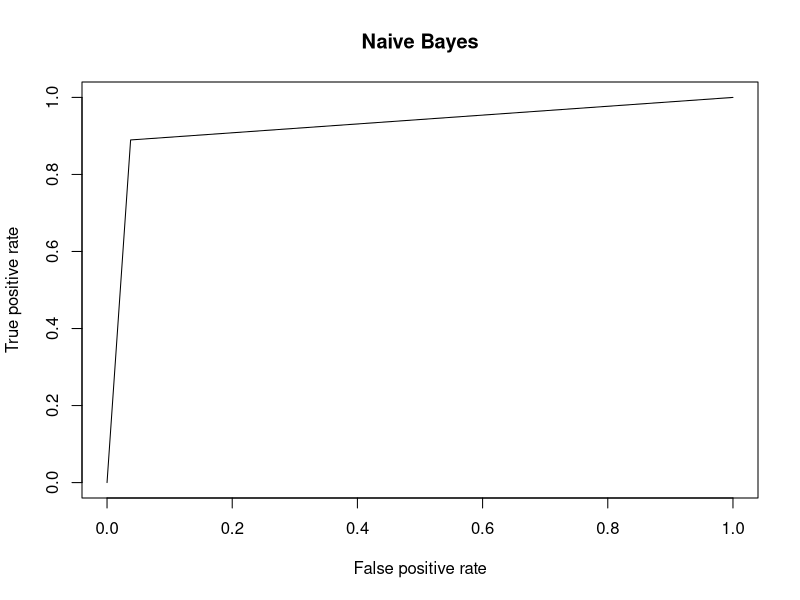
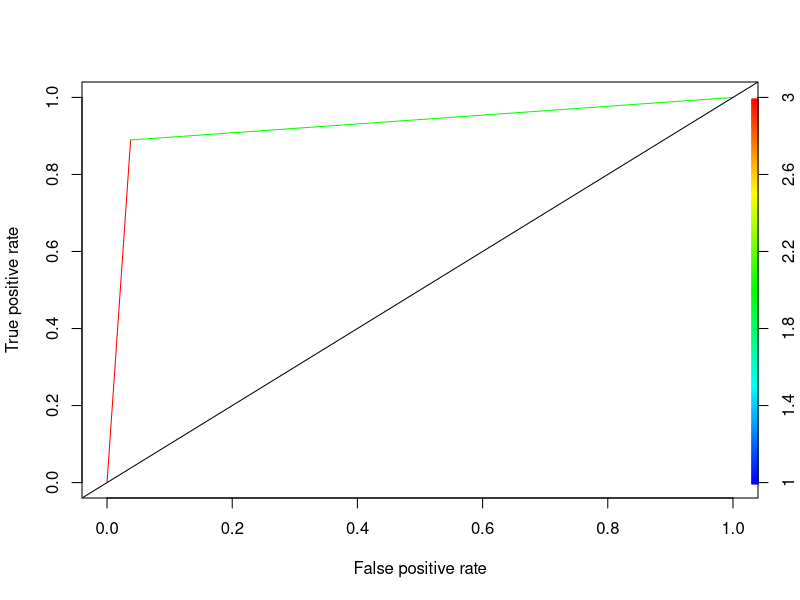
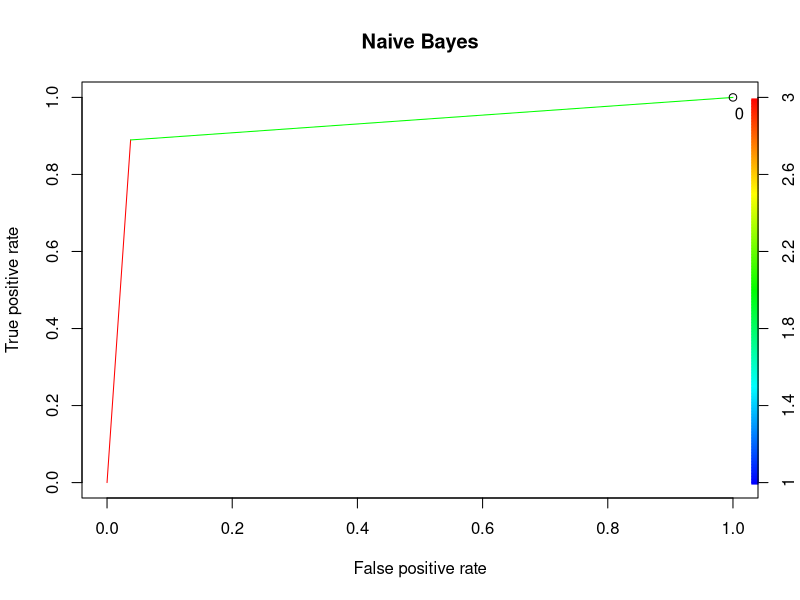

These charts were generated, in order, by the following R code:
library(caret)
library(e1071)

cat("\f")
df <- readxl::read_excel('./HW3/wdbc1.xlsx')
head(df)

# Drop the id number as it is not required in the analysis
df <- df[-1]

df$Diagnosis <- factor(df$Diagnosis, levels=c("B", "M"),
                       labels=c("Benign", "Malignant"))

# Create normalize function
normalize <- function(x) {
  return ((x - min(x)) / (max(x) - min(x)))
}

# Split the data

set.seed(88)

data_split <- floor(0.8 * nrow(df))

# df_n <- as.data.frame(lapply(select(df, -Diagnosis), normalize))

train_ind <- sample(seq_len(nrow(df)), size = data_split)
df_train <- df[train_ind, 2:31]
df_test <- df[-train_ind, 2:31]

df_train_labels <- df[train_ind, 1]
df_test_labels <- df[-train_ind, 1]

nb <- naiveBayes(df_train, df_train_labels)

# Make predictions on training set
predictTrain = predict(nb, newdata = df_train, type="class")

# Evaluate the model
predictTest <- predict(nb, df_test, type = "class")

cm = confusionMatrix(predictTest, df_test_labels$Diagnosis)
print(cm)

err_metric=function(CM)
{
  TP =CM[1,1]
  FP =CM[1,2]
  FN =CM[2,1]
  TN =CM[2,2]
  precision =(TP)/(TP+FP)
  recall_score =(FP)/(FP+TN)
  f1_score=2*((precision*recall_score)/(precision+recall_score))
  accuracy_model  =(TP+TN)/(TP+TN+FP+FN)
  False_positive_rate =(FP)/(FP+TN)
  False_negative_rate =(FN)/(FN+TP)
  print(paste("Accuracy of the model: ",round(accuracy_model,3)))
  print(paste("Precision value of the model: ",round(precision,3)))
  print(paste("Recall value of the model: ",round(recall_score,3)))
  print(paste("f1 score of the model: ",round(f1_score,3)))
}

err_metric(cm$table)

library(ROCR)

# Prediction function
#ROCRpred = prediction(as.numeric(predictTrain), as.numeric(unlist(df_train_labels)))
ROCRpred = prediction(as.numeric(predictTrain), as.numeric(df_train_labels$Diagnosis))

# Performance function
ROCRperf = performance(ROCRpred, "tpr", "fpr")

# Plot ROC curve
plot(ROCRperf, main="Naive Bayes")

# Add colors
plot(ROCRperf, colorize=TRUE)

abline(a=0 , b=1)

# Add threshold labels
plot(ROCRperf, colorize=TRUE, print.cutoffs.at=seq(0,0,by=0.1), text.adj=c(-0.2,1.7), main="Naive Bayes")

# Evaluate model using Area Under the ROC Curve (AUC)
as.numeric(performance(ROCRpred, "auc")@y.values)
